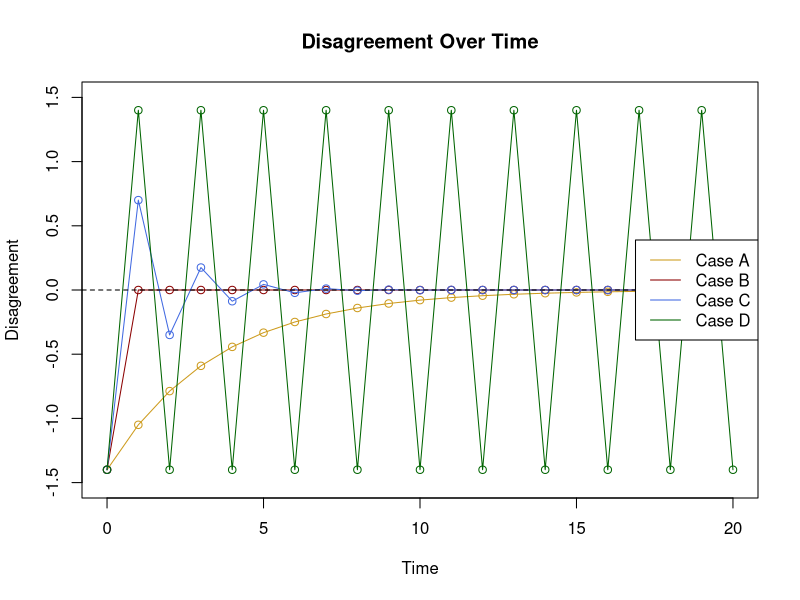
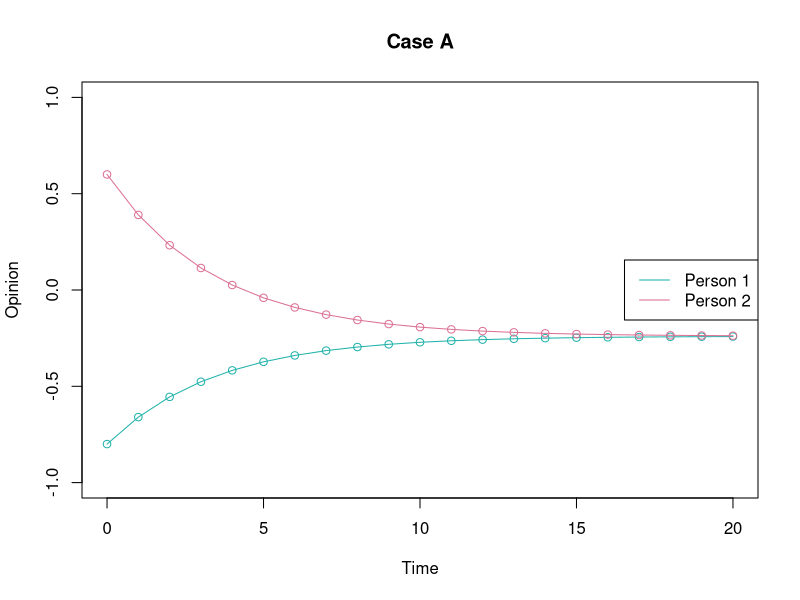
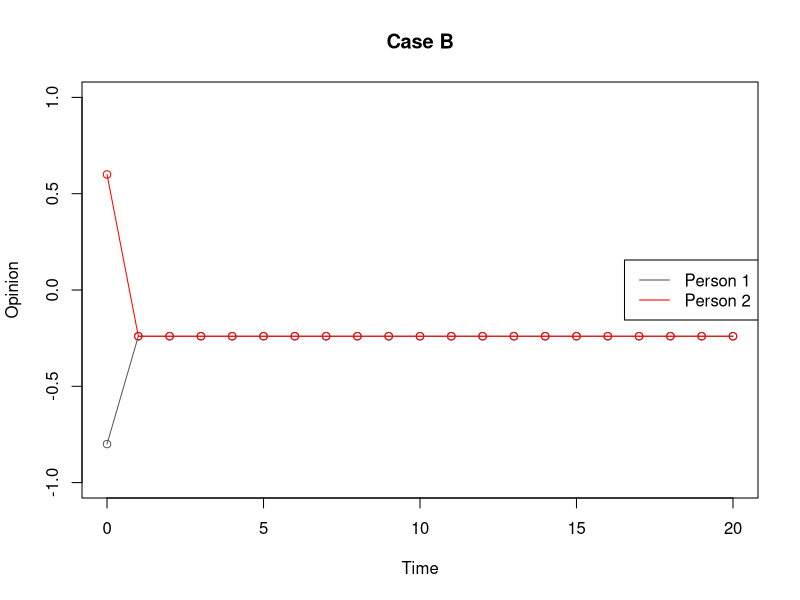
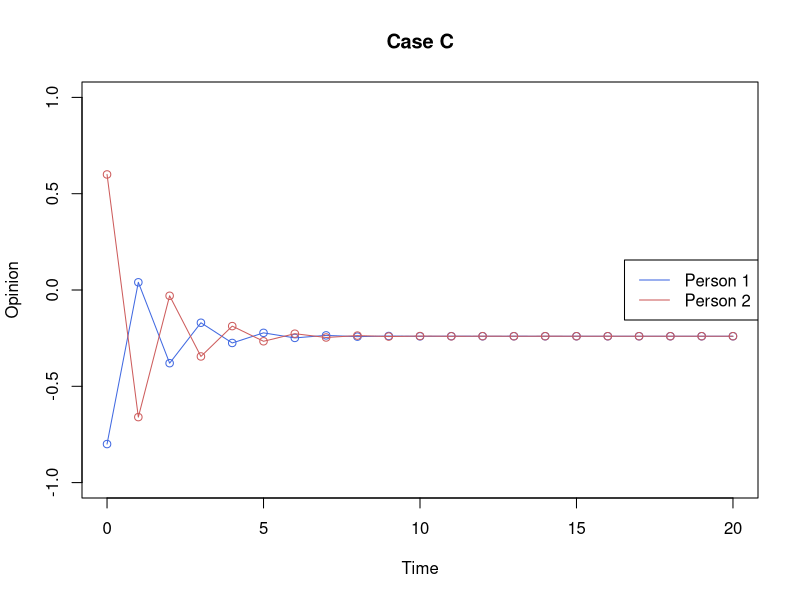
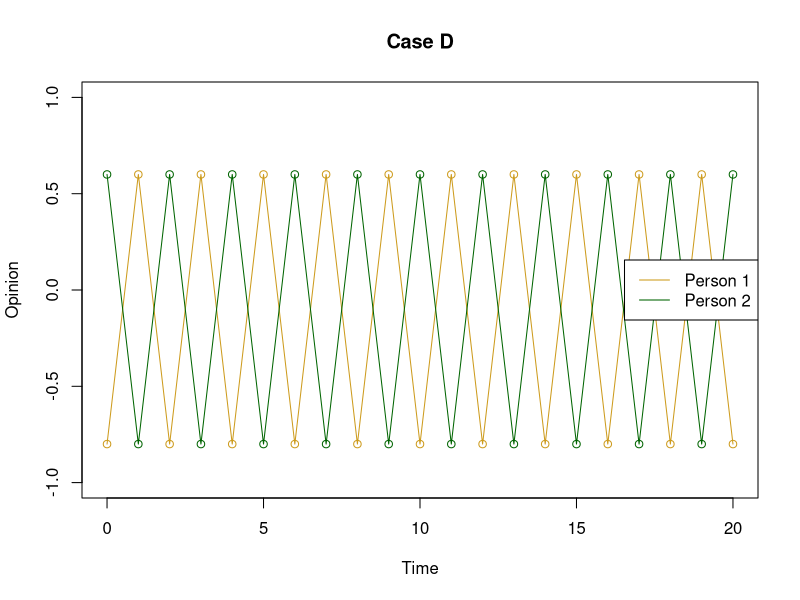

These figures' R source, in order:

## Disagreement and Agreement: Part 1

##lets assign the test values for a and b
a = c(0.1,0.4,0.6,1)
b = c(0.15,0.6,0.9,1)

##variable assignment

x_0 = -0.8
y_0 = 0.6


t_vals=seq(0,20,by=1)
x_vals <- matrix(NA, nrow=length(t_vals), ncol=4)
x_vals[1,]<-x_0

y_vals <- matrix(NA, nrow=length(t_vals), ncol=4)
y_vals[1,]<-y_0


##disagreement
d_0 = x_0 - y_0
d_vals <- matrix(NA, nrow=length(t_vals), ncol=4)
d_vals[1,] = d_0


for(i in 1:4) {
  for(t in 1:(length(t_vals)-1)) {
    d_vals[t+1,i] = (1-a[i]-b[i])*d_vals[t,i]
  }
}


##Plotting Disagreement
plot(t_vals, d_vals[,1], type="o",
     col="goldenrod3",
     ylim=c(-1.5,1.5),
     xlab="Time",
     ylab="Disagreement",
     main="Disagreement Over Time")


lines(t_vals, d_vals[,2], type="o", col="red4")
lines(t_vals, d_vals[,3], type="o", col="royalblue")
lines(t_vals, d_vals[,4], type="o", col="darkgreen")

abline(h=0, lty=2)

legend("right",
       legend=c("Case A", "Case B", "Case C", "Case D"),
       col=c("goldenrod3", "red4", "royalblue", "darkgreen"),
       lty=1)

##Now let's Calculate the opinions for each time step
for(i in 1:4) {
  for(t in 1:(length(t_vals)-1)) {
    x_vals[t+1,i] = (1-a[i])*x_vals[t,i]+a[i]*y_vals[t,i]
    y_vals[t+1,i] = (1-b[i])*y_vals[t,i]+b[i]*x_vals[t,i]
  }
}
##Case A
plot(t_vals, x_vals[,1], type="o",
     col="lightseagreen",
     ylim=c(-1,1),
     xlab="Time",
     ylab="Opinion",
     main="Case A")

lines(t_vals, y_vals[,1], type="o", col="palevioletred")

legend("right",
       legend=c("Person 1", "Person 2"),
       col=c("lightseagreen", "palevioletred"),
       lty=1)
##
##Case B
plot(t_vals, x_vals[,2], type="o",
     col="grey35",
     ylim=c(-1,1),
     xlab="Time",
     ylab="Opinion",
     main="Case B")

lines(t_vals, y_vals[,2], type="o", col="red")

legend("right",
       legend=c("Person 1", "Person 2"),
       col=c("grey35", "red"),
       lty=1)

##Case C
plot(t_vals, x_vals[,3], type="o",
     col="royalblue",
     ylim=c(-1,1),
     xlab="Time",
     ylab="Opinion",
     main="Case C")

lines(t_vals, y_vals[,3], type="o", col="indianred")

legend("right",
       legend=c("Person 1", "Person 2"),
       col=c("royalblue", "indianred"),
       lty=1)


##Case D
plot(t_vals, x_vals[,4], type="o",
     col="goldenrod3",
     ylim=c(-1,1),
     xlab="Time",
     ylab="Opinion",
     main="Case D")

lines(t_vals, y_vals[,4], type="o", col="darkgreen")

legend("right",
       legend=c("Person 1", "Person 2"),
       col=c("goldenrod3", "darkgreen"),
       lty=1)
